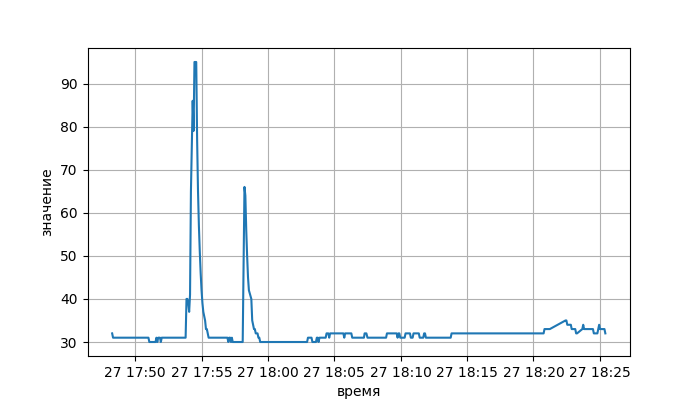

Write Python code to recreate this figure.
import numpy as np
import os
import matplotlib.pyplot as plt
import argparse
from datetime import datetime

def print_and_save(y_list: list, x_list: list):
    plt.rcParams ['figure.figsize'] = [7, 4]
    fig, ax = plt.subplots()
    for index, item in enumerate(y_list):
    	x_list[index] = datetime.utcfromtimestamp(x_list[index])
    ax.plot(x_list,y_list)
    ax.grid()
    ax.set_xlabel('время')
    ax.set_ylabel('значение')
    print(os.getcwd())
    plt.savefig('src/main/resources/script.png')



parser = argparse.ArgumentParser()
parser.add_argument(
        "-v",
        dest="y_list",
        nargs="*",
        type=float,
        default=[35, 40, 50, 60, 70, 80, 90],
    )

parser.add_argument(
        "-k",
        dest="x_list",
        nargs="*",  # expects ≥ 0 arguments
        type=int,
        default=[1677411979, 1677412979,1677413979, 1677414979,1677415179,1677415579, 1677415979],
   )

args = parser.parse_args()
print(args)

print_and_save(args.y_list,args.x_list)


